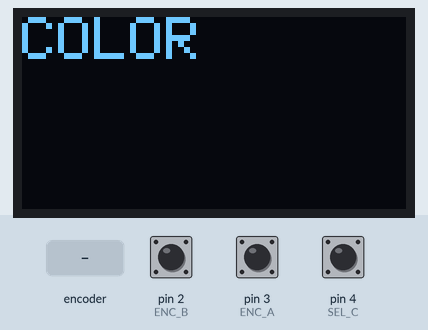
The sketch below on a simulated Arduino Uno, built with avr-gcc and run on an emulated ATmega328P. Parts: 128×64 one-colour display. Inputs (shaded band) come from the test bench; at power-on: pin 4 (SEL_C) HIGH, pin 2 (ENC_B) HIGH, pin 3 (ENC_A) HIGH. The display library's start-up logo is not drawn; what the sketch prints to the serial monitor is not drawn.

Above: at 3.2 s.
3.3 s: rotary encoder on pin 3 (ENC_A) / pin 2 (ENC_B) turned 3 steps (first pin leading)
At 3.5 s:
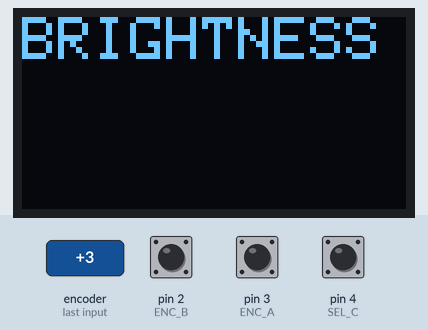
5.4 s: pin 4 (SEL_C) pulled LOW for 0.15 s
At 6.5 s:
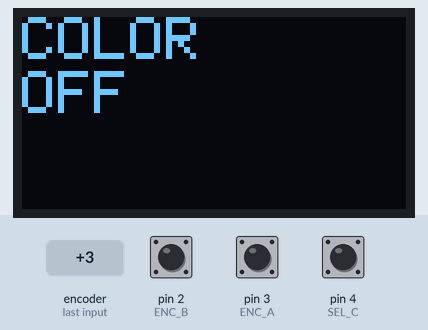
7.0 s: rotary encoder on pin 3 (ENC_A) / pin 2 (ENC_B) turned 3 steps (first pin leading)
At 8.3 s:
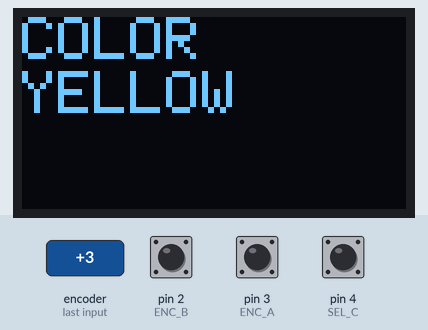
9.1 s: rotary encoder on pin 3 (ENC_A) / pin 2 (ENC_B) turned 3 steps (first pin leading)
At 10.0 s:
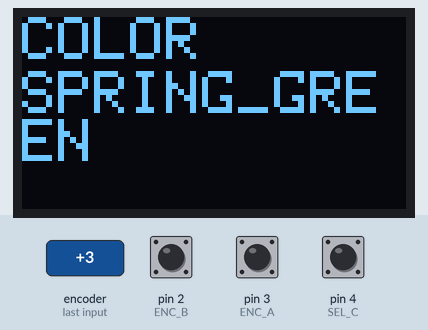
11.2 s: rotary encoder on pin 3 (ENC_A) / pin 2 (ENC_B) turned 3 steps (first pin leading)
At 12.7 s:
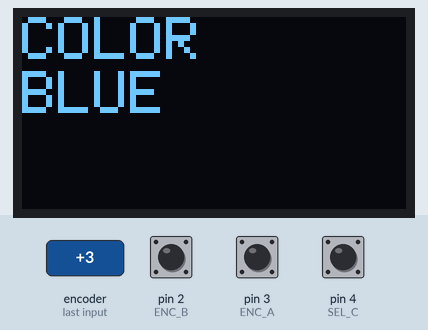
13.3 s: rotary encoder on pin 3 (ENC_A) / pin 2 (ENC_B) turned 3 steps (first pin leading)
At 14.3 s:
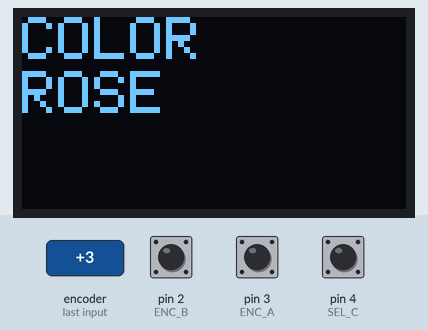
Timing chart, 0 to 16.3 s (numbered marks = the images above; inputs shaded):
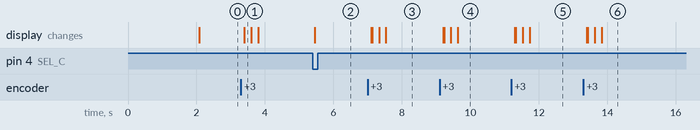

Measured:
- after the input at 3.3 s, the display: changes after 0.10 s (image 1)
- after the input at 5.4 s, the display: changes after 0.06 s (image 2)
- after the input at 7.0 s, the display: first changes after 0.10 s (image 3 shows a later state)
- after the input at 9.1 s, the display: first changes after 0.10 s (image 4 shows a later state)
- after the input at 11.2 s, the display: first changes after 0.10 s (image 5 shows a later state)
- after the input at 13.3 s, the display: first changes after 0.10 s (image 6 shows a later state)

The sketch:

BT_LED_Strip_Xmtr_NO-BT.ino
```cpp
#include <SPI.h>
#include <Wire.h>
#include <Adafruit_GFX.h>
#include <Adafruit_SSD1306.h>

#include <SoftwareSerial.h>
#define TEST_LED 5
#define RX 6// Connect to HM10 TX for both AT and normal modes
#define TX 7  // Connect to HM10 RX for both AT and normal modes
SoftwareSerial HM10(RX,TX);

#include "control_menu.h"
#include "bt_led_msgs.h"

// Rotary Encoder Pins
#define ENC_A 3
#define ENC_B 2
#define SEL_C 4

unsigned long _lastIncReadTime = micros();
unsigned long _lastSelectTime = micros();
const uint16_t _pauseLength = 25000;

volatile int8_t counter = 0;
volatile int8_t lastCounter = counter;

// Interrupt_Service_Routine to process encode transitions
void read_encoder() {
  static uint8_t old_AB = 3;  // Lookup Table Index
  static int8_t encval = 0;   // encode value
  static const int8_t enc_states[] = {
     0, -1,  1,  0,
     1,  0,  0, -1,
    -1,  0,  0,  1,
     0,  1, -1,  0
  };

  old_AB <<= 2;   // Remember Previous State

  if (digitalRead(ENC_A)) old_AB |= 0x02;   // Add current state of pin A
  if (digitalRead(ENC_B)) old_AB |= 0x01;   // Add current state of pin B

  encval += enc_states[( old_AB & 0x0F )];

  // update counter if encoder has rotated a full indent
  if ( encval > 3 || encval < -3) {
    int changevalue = (encval > 0) - (encval < 0);
    if((micros() - _lastIncReadTime) < _pauseLength) {
      changevalue = 10*changevalue;
    }
    _lastIncReadTime = micros();
    counter = counter + changevalue;
    encval = 0;
  }

}

#define SCREEN_WIDTH 128 // OLED display width, in pixels
#define SCREEN_HEIGHT 64 // OLED display height, in pixels

// Declaration for an SSD1306 display connected to I2C (SDA, SCL pins)
// The pins for I2C are defined by the Wire-library.
// On an arduino UNO:       A4(SDA), A5(SCL)
// On an arduino MEGA 2560: 20(SDA), 21(SCL)
// On an arduino LEONARDO:   2(SDA),  3(SCL), ...
#define OLED_RESET     -1 // Reset pin # (or -1 if sharing Arduino reset pin)
#define SCREEN_ADDRESS 0x3C ///< See datasheet for Address; 0x3D for 128x64, 0x3C for 128x32
Adafruit_SSD1306 display(SCREEN_WIDTH, SCREEN_HEIGHT, &Wire, OLED_RESET);

/**
* Shifts the display mode based on the
* current MENU Index
*/
void update_display_mode(){
  Serial.print("Menu IDX: ");
  Serial.println(MENU_IDX);
  if (!MENU_IDX) CURRENT_MENU_DSP_STATE = DSP_COLOR;
  else if (MENU_IDX == 1) CURRENT_MENU_DSP_STATE = DSP_PATTERN;
  else if (MENU_IDX == 2) CURRENT_MENU_DSP_STATE = DSP_BRIGHTNESS;
}

/**
* Updates the MENU or Selection INDEX based on
* the last encoder rotation transition
*
*/
void shift_arr(bool shiftUp=true) {
  int8_t incr = 1;
  if (shiftUp) {
    incr = -1;
   }
  switch(CURRENT_MENU_MODE){
    case NAVIGATION:
      MENU_IDX_LAST = MENU_IDX;
      MENU_IDX = (MENU_IDX+ incr) % MENU_OPT_N;
      // C follows the sign as a rule, so
      // we account for the negative values
      if (MENU_IDX <0) MENU_IDX+=MENU_OPT_N;
      MENU_TITLE = menu_titles[MENU_IDX];
      break;
    case SELECT:
      if (MENU_IDX < 2) {
          SELECTION_OPT_LAST = SELECTION_OPT_IDX;
          switch(CURRENT_MENU_DSP_STATE){
            case DSP_COLOR:
              SELECTION_OPT_IDX = (SELECTION_OPT_IDX+ incr) % COLOR_OPT_N;
              // C follows the sign as a rule, so
              // we account for the negative values
              if (SELECTION_OPT_IDX<0) SELECTION_OPT_IDX+=COLOR_OPT_N;
              OPT_SEL = color_opts[SELECTION_OPT_IDX];
              break;
            case DSP_PATTERN:
              SELECTION_OPT_IDX = (SELECTION_OPT_IDX+ incr) % PATTERN_OPT_N;
              // C follows the sign as a rule, so
              // we account for the negative values
              if (SELECTION_OPT_IDX<0) SELECTION_OPT_IDX+=PATTERN_OPT_N;
              OPT_SEL = pattern_opts[SELECTION_OPT_IDX];
              break;
          }


          Serial.println("Show Options Menu");
          option_selection_update();
      } else {
        Serial.println("Show Brightness");
        incr*=-10;
        if (LED_BRIGHTNESS >=0 && incr < 0) LED_BRIGHTNESS+=incr;
        else if (LED_BRIGHTNESS < 100 && incr > 0) LED_BRIGHTNESS+=incr;
      }
      break;
  }

}

/**
* Updates the displayed menu title
*/
void update_menu_title(){
  display.clearDisplay();
  display.setTextColor(SSD1306_WHITE);        // Draw white text
  display.setCursor(0,0);
  display.setTextSize(2);
  char buffer[MAX_STR_SZ];
  strcpy_P(buffer, MENU_TITLE);
  display.println(buffer);
  display.display();
  delay(5);
}

/**
* Updates the displayed Selection text
*/
void option_selection_update(){
  display.clearDisplay();
  update_menu_title();
  if (CURRENT_MENU_DSP_STATE == DSP_BRIGHTNESS){
    // TODO: implement brightness indicator
  } else {
    display.setTextColor(SSD1306_WHITE);        // Draw white text
    display.setCursor(0,18);
    display.setTextSize(2);
    char buffer[MAX_STR_SZ];
    if (CURRENT_MENU_DSP_STATE == DSP_COLOR) strcpy_P(buffer, color_opts[SELECTION_OPT_IDX]);
    else if (CURRENT_MENU_DSP_STATE == DSP_PATTERN) strcpy_P(buffer, pattern_opts[SELECTION_OPT_IDX]);
    display.println(buffer);
    display.display();
    delay(5);
  }
}

void draw_brightness_bar() {
  update_menu_title();
  // draw box outline
  display.drawRect(2, 24, SCREEN_WIDTH-4, SCREEN_HEIGHT/3, SSD1306_WHITE);
  // draw level inside
  display.fillRect(8, 28, (SCREEN_WIDTH-16)*((float)LED_BRIGHTNESS/100), (SCREEN_HEIGHT/3)-8, SSD1306_INVERSE);
  display.display();
}

/**
* Changes the Selected value based on the current
* Menu & Selection index
*/
void handle_selection() {
  Serial.print("Currently in Selection Mode for ");
  if (MENU_IDX < 2){
    char buffer[MAX_STR_SZ];
    strcpy_P(buffer, OPT_SEL);
    Serial.println((String)buffer);
    if ((CURRENT_MENU_DSP_STATE == DSP_COLOR & SELECTION_OPT_IDX == COLOR_OPT_N-1) ||
        (CURRENT_MENU_DSP_STATE == DSP_PATTERN & SELECTION_OPT_IDX == PATTERN_OPT_N-1)) {
      Serial.println("CANCELING");
      CURRENT_MENU_MODE = NAVIGATION;
      SELECTION_OPT_IDX=0;
      update_menu_title();
    }
  } else {
    // TODO : Draw bar
    draw_brightness_bar();
  }
}

/**
* Sets up the device when booted
*/
void setup() {

  Serial.begin(9600);
  // SSD1306_SWITCHCAPVCC = generate display voltage from 3.3V internally
  if(!display.begin(SSD1306_SWITCHCAPVCC, SCREEN_ADDRESS)) {
    Serial.println(F("SSD1306 allocation failed"));
    for(;;);
  }
  display.display();
  delay(2000); // Pause for 2 seconds

  // Clear the buffer
  update_menu_title();

  // Encoder Pins
  pinMode(ENC_A, INPUT_PULLUP);
  pinMode(ENC_B, INPUT_PULLUP);
  attachInterrupt(digitalPinToInterrupt(ENC_A), read_encoder, CHANGE);
  attachInterrupt(digitalPinToInterrupt(ENC_B), read_encoder, CHANGE);

  pinMode(SEL_C, INPUT_PULLUP);

}

/**
* Main Loop
*/
void loop() {
  if (MENU_IDX != MENU_IDX_LAST){
    MENU_IDX_LAST = MENU_IDX;
    update_menu_title();
    update_display_mode();
  }
  if (CURRENT_MENU_MODE == NAVIGATION & SELECTION_OPT_IDX != SELECTION_OPT_LAST){
    SELECTION_OPT_LAST = SELECTION_OPT_IDX;
    option_selection_update();
  }
  if (LED_BRIGHTNESS != LED_BRIGHTNESS_LAST) {
    LED_BRIGHTNESS_LAST = LED_BRIGHTNESS;
    draw_brightness_bar();
  }

  if (counter > lastCounter) {
    shift_arr();
    lastCounter = counter;
  } else if  (counter < lastCounter) {
    shift_arr(false);
    lastCounter = counter;
  }

  if (!digitalRead(SEL_C) & millis() - _lastSelectTime > _pauseLength/100) {
    Serial.println("selection");
    if (CURRENT_MENU_MODE == SELECT){
      if (MENU_IDX < 2) handle_selection();
      else {
        Serial.println("CANCELING BRIGHTNESS");
        CURRENT_MENU_MODE = NAVIGATION;
        update_menu_title();
      }
    } else if (CURRENT_MENU_MODE == NAVIGATION){
      Serial.print("Starting menu selection for: ");
      Serial.println(MENU_TITLE);
      CURRENT_MENU_MODE = SELECT;

      if (MENU_IDX < 2) {
        // Display menu options when entering SELECT mode
        SELECTION_OPT_IDX = 0;
        option_selection_update();
      } else {
        LED_BRIGHTNESS = 10;
        handle_selection();
      }
    }
    _lastSelectTime = millis();

  }
}
```

bt_led_msgs.h
```cpp
#include <stdint.h>
#ifndef __BT_LED_MSGs__
#define __BT_LED_MSGs__

typedef enum {
  _SOLID = 0x00,
  _PULSE = 0x01,
  _FADER = 0x02,
  _RNBOW = 0x03,
}Patterns;

typedef enum {
  _DFLT_BT_PING = 0x81,
  _DFLT_BT_RESP = 0x7E,
  _DFLT_BT_COLR = 0x65,
}HeadByte;

typedef enum {
  _OFF = 0x00,
  _WHITE = 0x01,
  _RED = 0x02,
  _ROSE = 0x03,
  _MAGENTA = 0x04,
  _VIOLET = 0x05,
  _BLUE = 0x06,
  _AZURE = 0x07,
  _CYAN = 0x08,
  _SPRING_GREEN = 0x09,
  _GREEN = 0x0A,
  _CHARTREUSE = 0x0B,
  _YELLOW = 0x0C,
  _ORANGE = 0x0D,
}DfltColrByte;


typedef union {
  unsigned char byte0:8;
  uint_fast32_t byte1:8;
  unsigned char byte2:8;
  uint_fast32_t byte3:8;
}BtPkt;

#endif
```

control_menu.h
```cpp
#include <stdint.h>
#include "WString.h"
#ifndef __CTRL_MENU__
#define __CTRL_MENU__

#define MENU_OPT_N 3
#define COLOR_OPT_N 15
#define PATTERN_OPT_N 5
#define MAX_STR_SZ 13

// 'brightness_icon', 16x16px
// const unsigned char led_brightness_icon [] PROGMEM = {
// 	0x00, 0x00, 0x40, 0x02, 0x20, 0x04, 0x13, 0xc8, 0x04, 0x20, 0x08, 0x10, 0x10, 0x08, 0x11, 0x88,
// 	0x11, 0x88, 0x10, 0x08, 0x08, 0x10, 0x04, 0x20, 0x13, 0xc8, 0x20, 0x04, 0x40, 0x02, 0x00, 0x00
// };
// // 'color_icon', 16x16px
// const unsigned char led_color_icon [] PROGMEM = {
// 	0x00, 0x00, 0x00, 0x00, 0x01, 0x80, 0x02, 0x40, 0x04, 0x20, 0x04, 0x20, 0x02, 0x40, 0x19, 0x98,
// 	0x24, 0x24, 0x42, 0x42, 0x42, 0x42, 0x24, 0x24, 0x18, 0x18, 0x00, 0x00, 0x00, 0x00, 0x00, 0x00
// };
// // 'pattern_icon', 16x16px
// const unsigned char led_pattern_icon [] PROGMEM = {
// 	0x00, 0x00, 0x30, 0x0c, 0x4b, 0xd2, 0x48, 0x12, 0x30, 0x0c, 0x00, 0x20, 0x00, 0x40, 0x00, 0x80,
// 	0x01, 0x00, 0x02, 0x00, 0x04, 0x00, 0x30, 0x0c, 0x48, 0x12, 0x4b, 0xd2, 0x30, 0x0c, 0x00, 0x00
// };

typedef enum{
  DSP_COLOR,
  DSP_PATTERN,
  DSP_BRIGHTNESS,
}MENU_DSP_STATE;

typedef enum{
  NAVIGATION,
  SELECT,
}MENU_MODE;

const char menu_titles[MENU_OPT_N][MAX_STR_SZ] PROGMEM = {
  "COLOR",
  "PATTERN",
  "BRIGHTNESS"
};

const char color_opts[COLOR_OPT_N][MAX_STR_SZ] PROGMEM = {
  "OFF",
  "WHITE",
  "RED",
  "ROSE",
  "MAGENTA",
  "VIOLET",
  "BLUE",
  "AZURE",
  "CYAN",
  "SPRING_GREEN",
  "GREEN",
  "CHARTREUSE",
  "YELLOW",
  "ORANGE",
  "CANCEL"
};

const char pattern_opts[PATTERN_OPT_N][MAX_STR_SZ] PROGMEM = {
  "SOLID",
  "PULSE",
  "FADER",
  "RAINBOW",
  "CANCEL"
};

int8_t MENU_IDX_LAST = 0;
int8_t MENU_IDX = 0;
int8_t SELECTION_OPT_LAST = -1;
int8_t SELECTION_OPT_IDX = -1;
int8_t LED_BRIGHTNESS_LAST = 1;
int8_t LED_BRIGHTNESS = 1;

MENU_MODE CURRENT_MENU_MODE = NAVIGATION;
MENU_DSP_STATE CURRENT_MENU_DSP_STATE = DSP_COLOR;
char* MENU_TITLE = menu_titles[MENU_IDX];
char* OPT_SEL; // = color_opts[SELECTION_OPT_IDX];
// String PATTERN_OPT_SEL = pattern_opts[SELECTION_OPT_IDX];

#endif
```
